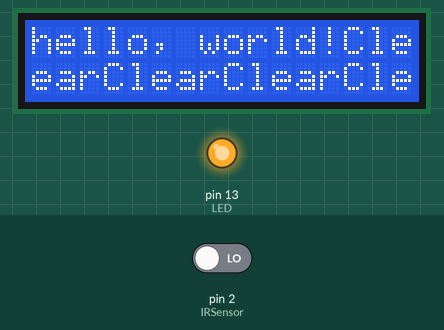
The sketch below on a simulated Arduino Uno, built with avr-gcc and run on an emulated ATmega328P. On the bench: 16×2 character LCD, output pins drawn as LEDs (lit = HIGH). The test bench sets the inputs (shaded band); at power-on: pin 2 (IRSensor) LOW. What the sketch prints to the serial monitor is not drawn.

Above: at 1.2 s.
1.3 s: pin 2 (IRSensor) driven HIGH
At 2.4 s:
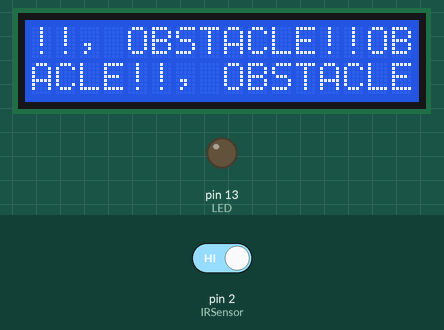
3.1 s: pin 2 (IRSensor) driven LOW
At 5.2 s:
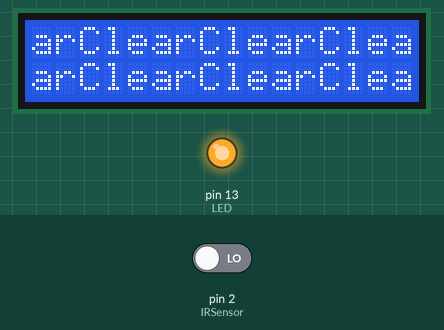
5.4 s: pin 2 (IRSensor) driven HIGH
At 6.99 s:
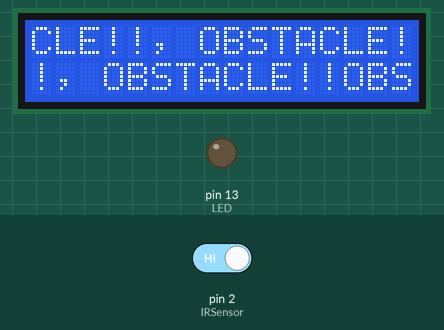
7.2 s: pin 2 (IRSensor) driven LOW
At 9.3 s:
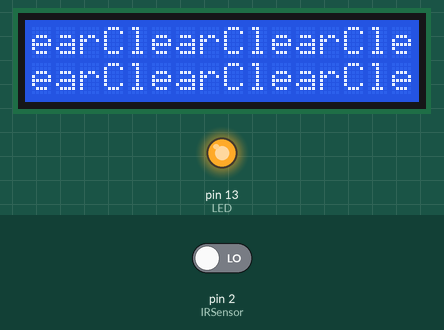
9.5 s: pin 2 (IRSensor) driven HIGH
At 10.75 s:
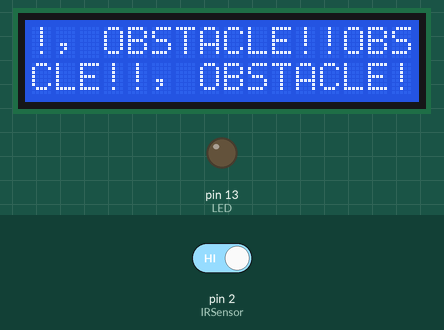
11.3 s: pin 2 (IRSensor) driven LOW
At 13.6 s:
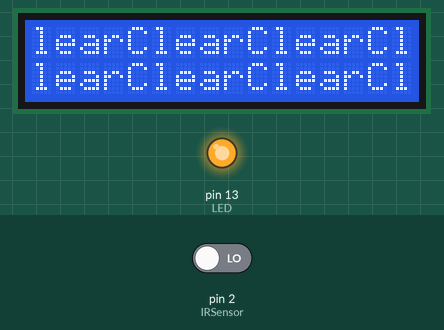
Timing chart, 0 to 14.2 s (numbered marks = the images above; inputs shaded):
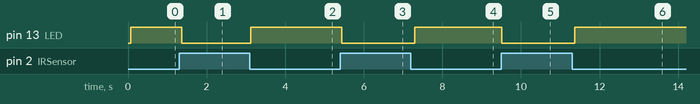

The sketch:

IRSensor.ino
```cpp
#include <LiquidCrystal.h>
int IRSensor = 2; // connect ir sensor to arduino pin 2
int LED = 13; // conect Led to arduino pin 13
LiquidCrystal lcd(12, 11, 6, 5, 4, 3);
void setup()
{
  pinMode (IRSensor, INPUT); // sensor pin INPUT
  pinMode (LED, OUTPUT); // Led pin OUTPUT
  Serial.begin(9600);
  lcd.begin(16, 2);
  lcd.print("hello, world!");
}

void loop()
{
  int statusSensor = digitalRead (IRSensor);

  if (statusSensor == 1)
  {
    digitalWrite(LED, LOW); // LED LOW
    Serial.println("OBSTACLE!!, OBSTACLE!!");
    lcd.print("OBSTACLE!!, OBSTACLE!!");
    delay(100);
  }
  else
  {
    Serial.println("Clear");
    digitalWrite(LED, HIGH); // LED High
    lcd.print("Clear");
    delay(100);
  }

}
```

Measured:
- after the input at 1.3 s, pin 13 (LED): HIGH → LOW after 0.07 s; the display: first changes after 0.08 s (image 1 shows a later state)
- after the input at 3.1 s, pin 13 (LED): LOW → HIGH at once; the display: first changes at once (image 2 shows a later state)
- after the input at 5.4 s, pin 13 (LED): HIGH → LOW at once; the display: first changes after 0.05 s (image 3 shows a later state)
- after the input at 7.2 s, pin 13 (LED): LOW → HIGH after 0.10 s; the display: first changes after 0.10 s (image 4 shows a later state)
- after the input at 9.5 s, pin 13 (LED): HIGH → LOW at once; the display: first changes at once (image 5 shows a later state)
- after the input at 11.3 s, pin 13 (LED): LOW → HIGH after 0.07 s; the display: first changes after 0.27 s (image 6 shows a later state)
